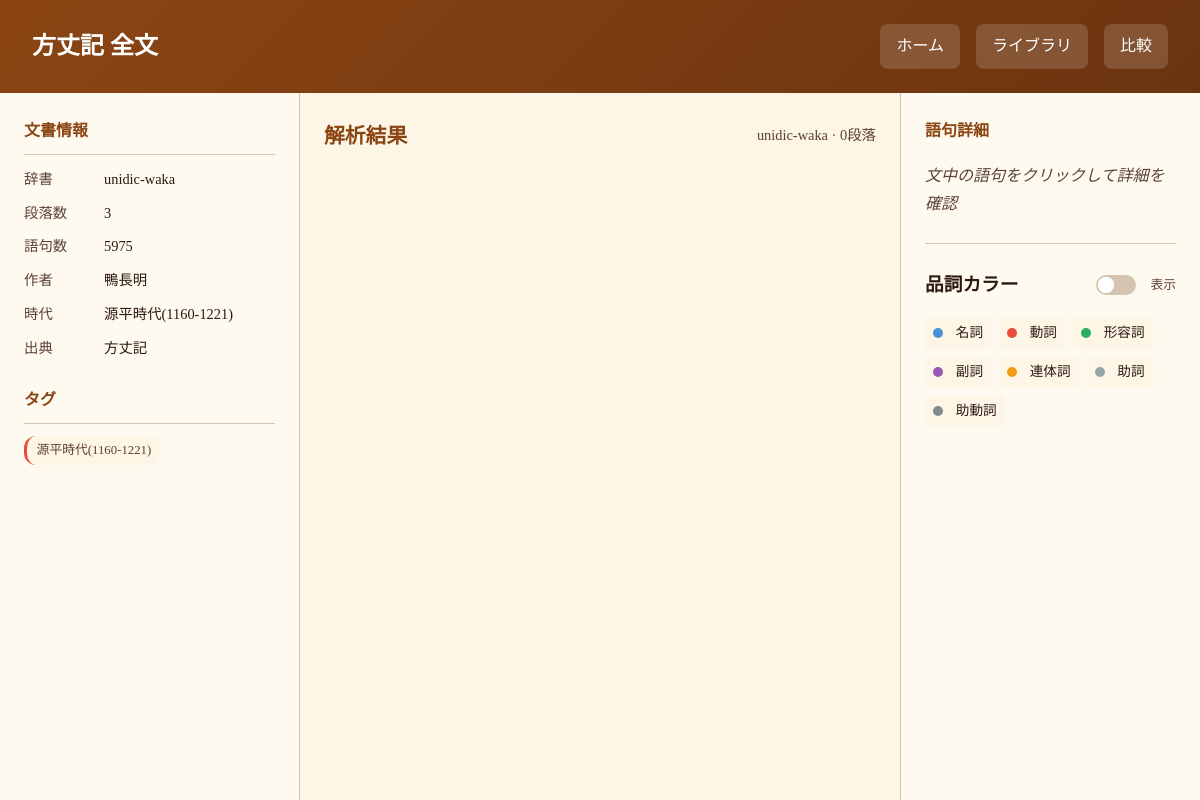
/library/view/1, run on an earlier commit of the app's database.
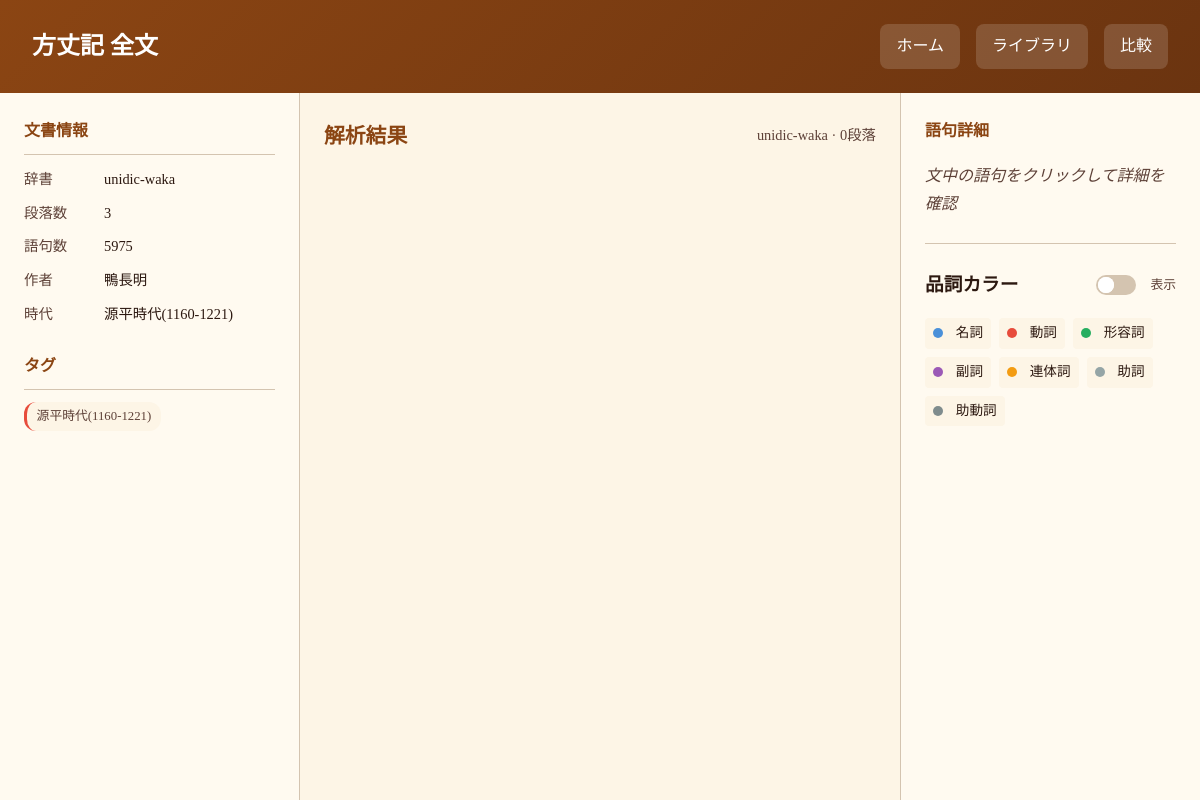
And on a later commit of the database.
### tables this page shows
CREATE TABLE document_metadata (
            id INTEGER PRIMARY KEY AUTOINCREMENT,
            document_id INTEGER NOT NULL,
            key TEXT NOT NULL,
            value TEXT,
            UNIQUE (document_id, key),
            FOREIGN KEY (document_id) REFERENCES documents(id) ON DELETE CASCADE
        );

### app/app.py (the view)
@app.route('/library/view/<int:doc_id>')
def library_view(doc_id):
    try:
        document = document_manager.get_document(doc_id)
        if document:
            if 'paragraphs' not in document:
                document['paragraphs'] = []
            return render_template('view.html', document=document)
        return "文書が見つかりません", 404
    except Exception as e:
        import traceback
        traceback.print_exc()
        return f"エラー: {str(e)}", 500

### app/document_manager.py (called while the page is built, shortened)
def ensure_directories():
    os.makedirs(DATA_DIR, exist_ok=True)
    os.makedirs(DOCUMENTS_DIR, exist_ok=True)

def get_registry_connection():
    ensure_directories()
    conn = sqlite3.connect(REGISTRY_PATH)
    conn.row_factory = sqlite3.Row
    return conn

def get_document(doc_id: int) -> Optional[Dict[str, Any]]:
    conn = get_registry_connection()
    cursor = conn.cursor()
    cursor.execute('SELECT * FROM documents WHERE id = ?', (doc_id,))
    doc_row = cursor.fetchone()
    if not doc_row:
        conn.close()
        return None
    doc = dict(doc_row)
    cursor.execute('''
        SELECT t.name, t.category FROM tags t
        JOIN document_tags dt ON t.id = dt.tag_id
        WHERE dt.document_id = ?
    ''', (doc_id,))
    doc['tags'] = [{'name': row['name'], 'category': row['category']} for row in cursor.fetchall()]
    cursor.execute('SELECT key, value FROM document_metadata WHERE document_id = ?', (doc_id,))
    doc['metadata'] = {row['key']: row['value'] for row in cursor.fetchall()}
    conn.close()
    db_path = os.path.join(DOCUMENTS_DIR, doc['db_filename'])
    return doc

### app/templates/view.html (shortened to what the changed rows need)
<!DOCTYPE html>
<html lang="ja">
<head>
    <link rel="stylesheet" href="{{ url_for('static', filename='css/style.css') }}">
</head>
<body>
    <div class="view-container">
        <header class="view-header">
            <h1>{{ document.title }}</h1>
        </header>
        <div class="view-content">
            <aside class="doc-sidebar">
                <div class="doc-meta-section">
                    {% if document.metadata %}
                        {% if document.metadata.author %}
                        <div class="doc-meta-item">
                            <span class="doc-meta-label">作者</span>
                            <span class="doc-meta-value">{{ document.metadata.author }}</span>
                        </div>
                        {% endif %}
                        {% if document.metadata.era %}
                        <div class="doc-meta-item">
                            <span class="doc-meta-label">時代</span>
                            <span class="doc-meta-value">{{ document.metadata.era }}</span>
                        </div>
                        {% endif %}
                        {% if document.metadata.source %}
                        <div class="doc-meta-item">
                            <span class="doc-meta-label">出典</span>
                            <span class="doc-meta-value">{{ document.metadata.source }}</span>
                        </div>
                        {% endif %}
                    {% endif %}
                </div>
            </aside>
            <main class="analysis-area">
                <div class="analysis-header">
                    <h2 class="analysis-title">解析結果</h2>
                </div>
            </main>
        </div>
    </div>
</body>
</html>

What changed in the data, as far as the page shows it:
removed document_metadata: metadata.source "方丈記"
Also different on the page:
text no longer shown: "出典"
